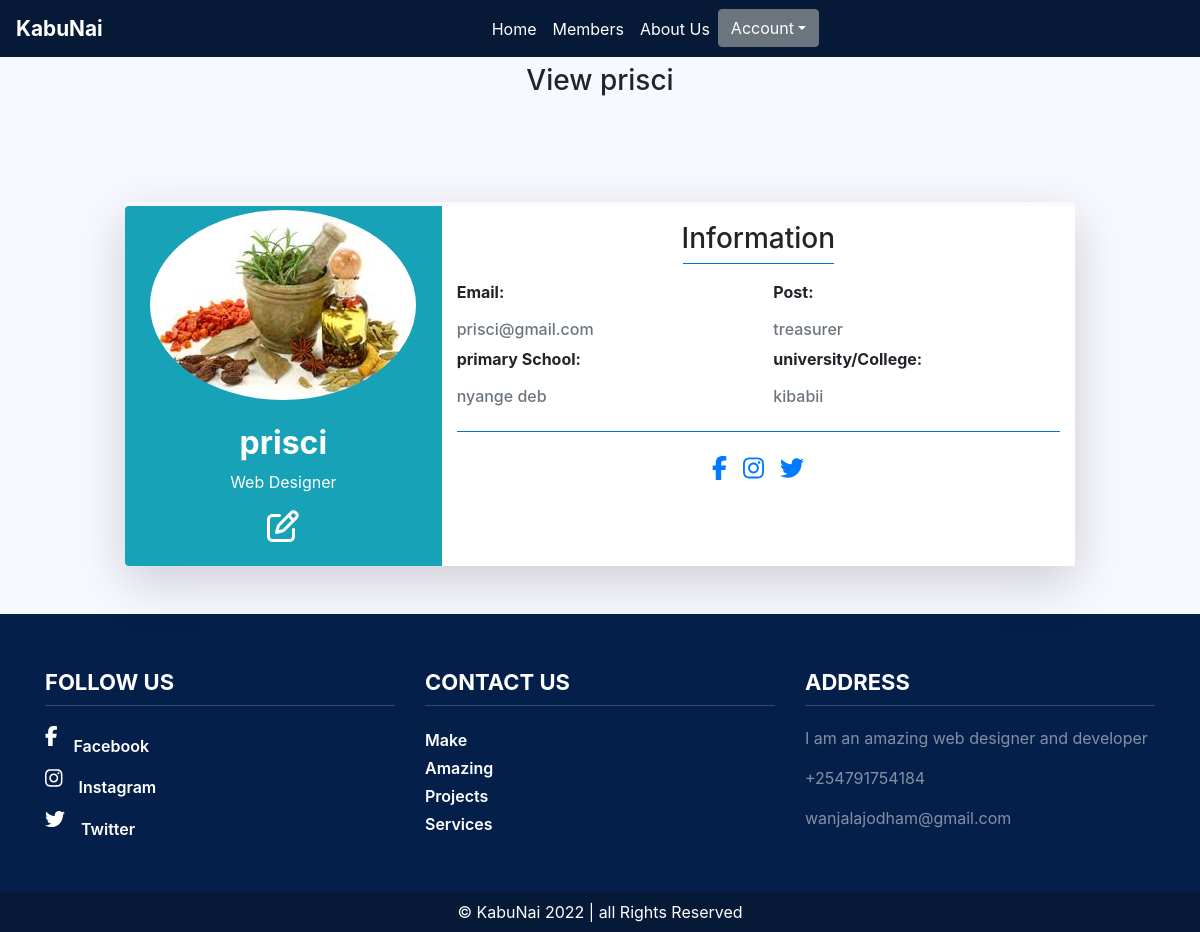
/member/4/, run on the app's committed database.
### myapp/models.py (models this page shows, shortened)
class member(models.Model):
    profile_pic = models.ImageField(default='default.jpg', upload_to='profilepics', blank=True, null=True)
    user = models.OneToOneField(User, on_delete=models.CASCADE, null=True)
    firstname = models.CharField(max_length=25)
    secondname = models.CharField(max_length=25)
    username = models.CharField(max_length=25)
    Primaryscool = models.CharField(max_length=200)
    highschool = models.CharField(max_length=200)
    university = models.CharField(max_length=200)
    position = models.CharField(max_length=25, default="Member")
    email = models.EmailField()
    DateJoined = models.DateTimeField(default=timezone.now)

### myapp/views.py (the view)
# urls.py: path('member/<int:pk>/', MembersDetailView.as_view(), name="member_detail"),
class MembersDetailView(DetailView):
    model = member
    template_name = 'member_detail.html'

### myapp/templates/member_detail.html (shortened to what this page needs)
{% extends 'assets/base.html' %}
{% block content %}
<div class="container">
    {% if object.username == user.username%}
        <div class="py-5 text-center h3 mt-3">Hi {{object.username}} Update your details here</div>
    {% else %}
    <div class="py-5 text-center h3 mt-3">View {{object.username}} </div>
    {%endif%}
    <div class="row d-flex justify-content-center">
        <div class="col-md-10 mt-5 pt-1 mb-5 shadow-lg">
            <div class=" row ">
                <div class="col-sm-4 bg-info rounded-left">
                    <div class="card-block text-center text-white">
                        <img class="rounded-circle img-fluid mt-1" src="{{member.profile_pic.url}}">
                        <h2 class="font-weight-bold mt-4">{{object.username}}</h2>
                        <p>Web Designer</p>
                        <i class="far fa-edit fa-2x mb-4"></i>
                    </div>
                </div>
                <div class="col-sm-8 bg-white rounded-right">
                    <h3 class="mt-3 text-center">
                        Information
                    </h3>
                    <hr class="badge-primary mt-0 w-25">
                    <div class="row">
                        <div class="col-sm-6">
                            <p class="font-weight-bold">Email:</p>
                            <h6 class="text-muted">{{object.email}}</h6>
                        </div>
                         <div class="col-sm-6">
                            <p class="font-weight-bold">Post:</p>
                            <h6 class="text-muted">{{object.position}}</h6>
                        </div>
                        <div class="col-sm-6">
                            <p class="font-weight-bold">primary School:</p>
                            <h6 class="text-muted">{{object.Primaryscool}}</h6>
                        </div>
                         <div class="col-sm-6">
                            <p class="font-weight-bold">university/College:</p>
                            <h6 class="text-muted">{{object.university}}</h6>
                        </div>
                    </div>
                    <hr class="bg-primary">
                    <ul class="list-unstyled d-flex justify-content-center mt-4">
                        <li><a href="#"><i class="fab fa-facebook-f h4"></i></a> </li>
                        <li><a href="#"><i class="fab fa-instagram h4 ml-3"></i></a> </li>
                        <li><a href="#"><i class="fab fa-twitter h4 ml-3"></i></a> </li>
                    </ul>
                </div>
            </div>
        </div>
    </div>
</div>
{% endblock content %}

### static/style.css (style rules this page uses)
body { background-color: #F8F8FF !important; }

### data on the page
member: username "prisci", profile_pic (picture), email "prisci@gmail.com", position "treasurer", Primaryscool "nyange deb", university "kibabii"
